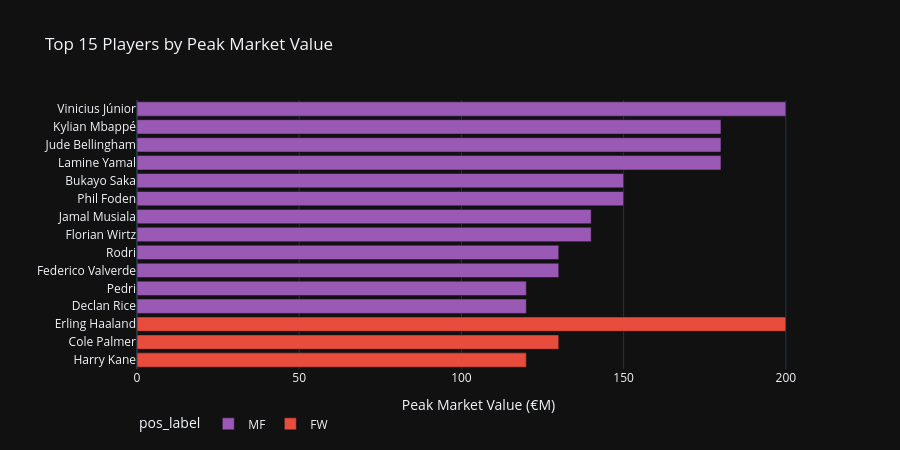

Notebook code cell kept with this figure:
### Code cell
# Top 15 players by peak market value
top15 = (DF.groupby('name')['market_value_end'].max()
           .sort_values(ascending=False).head(15).reset_index())
top15['mv_M'] = top15['market_value_end'] / 1e6
top15 = top15.merge(DF[['name','pos_label']].drop_duplicates('name'), on='name', how='left')
fig3 = px.bar(top15, x='mv_M', y='name', orientation='h',
              color='pos_label', color_discrete_map=PC, template=TEMPLATE,
              labels={'mv_M':'Peak Market Value (€M)','name':''},
              title='Top 15 Players by Peak Market Value')
fig3.update_layout(height=450, yaxis=dict(autorange='reversed'),
                   legend=dict(orientation='h', y=-0.15))
fig3.show()

### Figure 1 — Plotly figure (JSON) as saved in the notebook; plotly's stock layout.template omitted (floating-point values rounded to 4 significant figures)
{"data": [{"hovertemplate": "pos_label=MF<br>Peak Market Value (€M)=%{x}<br>=%{y}<extra></extra>", "legendgroup": "MF", "marker": {"color": "#9b59b6", "pattern": {"shape": ""}}, "name": "MF", "orientation": "h", "showlegend": true, "textposition": "auto", "type": "bar", "x": [200.0, 180.0, 180.0, 180.0, 150.0, 150.0, 140.0, 140.0, 130.0, 130.0, 120.0, 120.0], "xaxis": "x", "y": ["Vinicius Júnior", "Kylian Mbappé", "Jude Bellingham", "Lamine Yamal", "Bukayo Saka", "Phil Foden", "Jamal Musiala", "Florian Wirtz", "Rodri", "Federico Valverde", "Pedri", "Declan Rice"], "yaxis": "y"}, {"hovertemplate": "pos_label=FW<br>Peak Market Value (€M)=%{x}<br>=%{y}<extra></extra>", "legendgroup": "FW", "marker": {"color": "#e74c3c", "pattern": {"shape": ""}}, "name": "FW", "orientation": "h", "showlegend": true, "textposition": "auto", "type": "bar", "x": [200.0, 130.0, 120.0], "xaxis": "x", "y": ["Erling Haaland", "Cole Palmer", "Harry Kane"], "yaxis": "y"}], "layout": {"barmode": "relative", "height": 450, "legend": {"orientation": "h", "title": {"text": "pos_label"}, "tracegroupgap": 0, "y": -0.15}, "title": {"text": "Top 15 Players by Peak Market Value"}, "xaxis": {"anchor": "y", "domain": [0, 1], "title": {"text": "Peak Market Value (€M)"}}, "yaxis": {"anchor": "x", "autorange": "reversed", "domain": [0, 1], "title": {"text": ""}}}}
